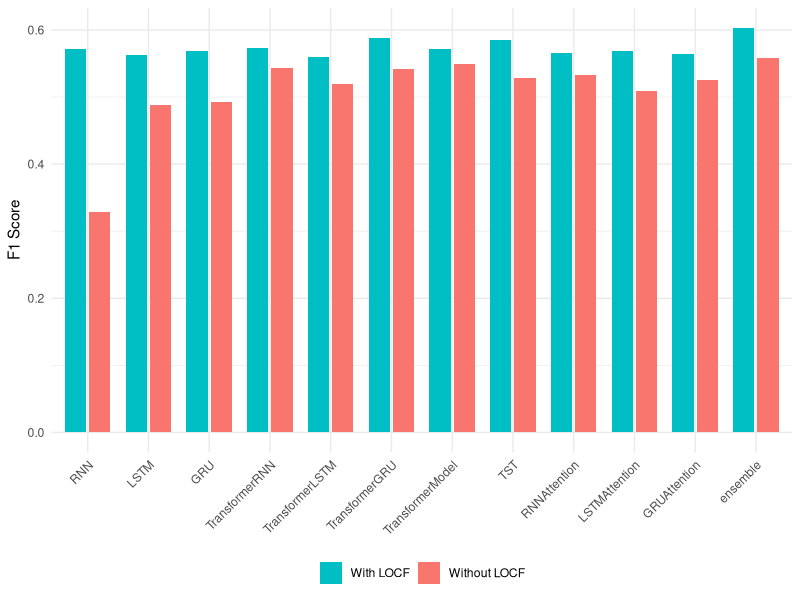

Generate this figure with R:
# Load the necessary library
library(ggplot2)


table1 <- data.frame(
  Model = c("RNN", "LSTM", "GRU", "TransformerRNN", "TransformerLSTM", "TransformerGRU", "TransformerModel", "TST", "RNNAttention", "LSTMAttention", "GRUAttention", "ensemble"),
  F1_Score = c(0.5709, 0.5620, 0.5694, 0.5736, 0.5593, 0.5873, 0.5719, 0.5853, 0.5651, 0.5693, 0.5645, 0.6032),
  Table = rep("With LOCF", 12)
)

table2 <- data.frame(
  Model = c("RNN", "LSTM", "GRU", "TransformerRNN", "TransformerLSTM", "TransformerGRU", "TransformerModel", "TST", "RNNAttention", "LSTMAttention", "GRUAttention", "ensemble"),
  F1_Score = c(0.3279, 0.4884, 0.4925, 0.5439, 0.5197, 0.5422, 0.5492, 0.5289, 0.5323, 0.5097, 0.5261, 0.5585),
  Table = rep("Without LOCF", 12)
)



# Combine the two tables
combined_data <- rbind(table1, table2)

# Create a more refined color palette
color_palette <- c("With LOCF" = "#00BFC4", "Without LOCF" = "#F8766D")

# Set the order of the bars
combined_data$Model <- factor(combined_data$Model, levels = c("RNN", "LSTM", "GRU", "TransformerRNN", "TransformerLSTM", "TransformerGRU", "TransformerModel", "TST", "RNNAttention", "LSTMAttention", "GRUAttention", "ensemble"))

# Create the graph as before
ggplot(combined_data, aes(fill=Table, y=F1_Score, x=Model)) + 
  geom_bar(position=position_dodge(width=0.8), stat="identity", width=0.7) +
  scale_fill_manual(values=color_palette) + # Set color palette
  labs(
    y = "F1 Score",
  ) +
  theme_minimal() + 
  theme(
    axis.text.x = element_text(angle = 45, hjust = 1),
    axis.title.x = element_blank(),
    legend.title = element_blank(),
    legend.position = "bottom"
  )
